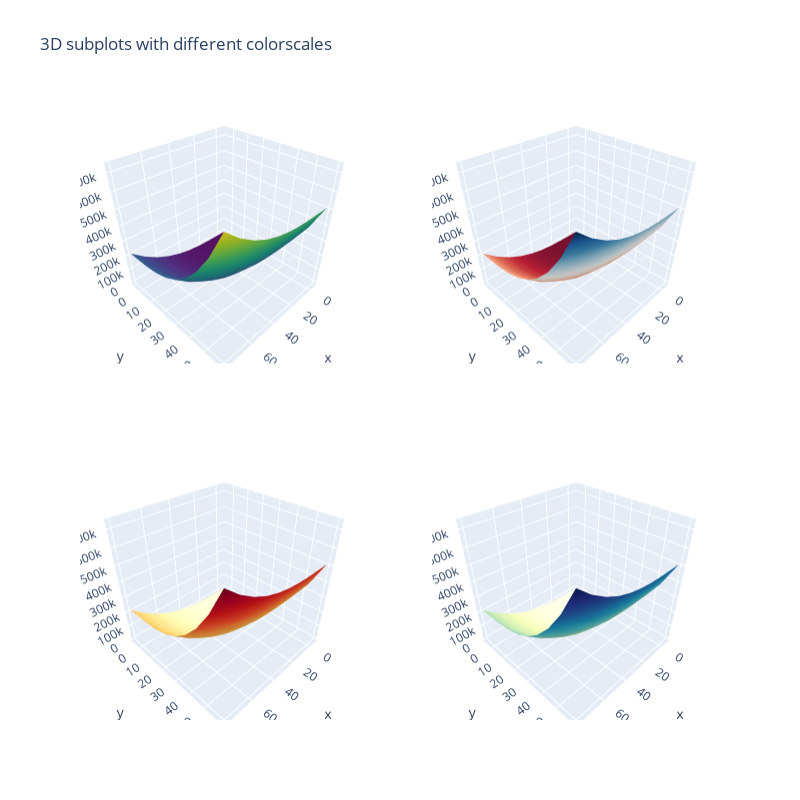

This figure's notebook cell:
### Code cell
from plotly.subplots import make_subplots
# Initialize figure with 4 3D subplots
fig = make_subplots(
    rows=2, cols=2,
    specs=[[{'type': 'surface'}, {'type': 'surface'}],
           [{'type': 'surface'}, {'type': 'surface'}]])

# Generate data
x = np.linspace(-5, 80, 10)
y = np.linspace(-5, 60, 10)
xGrid, yGrid = np.meshgrid(y, x)
z = xGrid ** 3 + yGrid ** 3

# adding surfaces to subplots.
fig.add_trace(
    go.Surface(x=x, y=y, z=z, colorscale='Viridis', showscale=False),
    row=1, col=1)

fig.add_trace(
    go.Surface(x=x, y=y, z=z, colorscale='RdBu', showscale=False),
    row=1, col=2)

fig.add_trace(
    go.Surface(x=x, y=y, z=z, colorscale='YlOrRd', showscale=False),
    row=2, col=1)

fig.add_trace(
    go.Surface(x=x, y=y, z=z, colorscale='YlGnBu', showscale=False),
    row=2, col=2)

fig.update_layout(
    title_text='3D subplots with different colorscales',
    height=800,
    width=800
)

fig.show()
